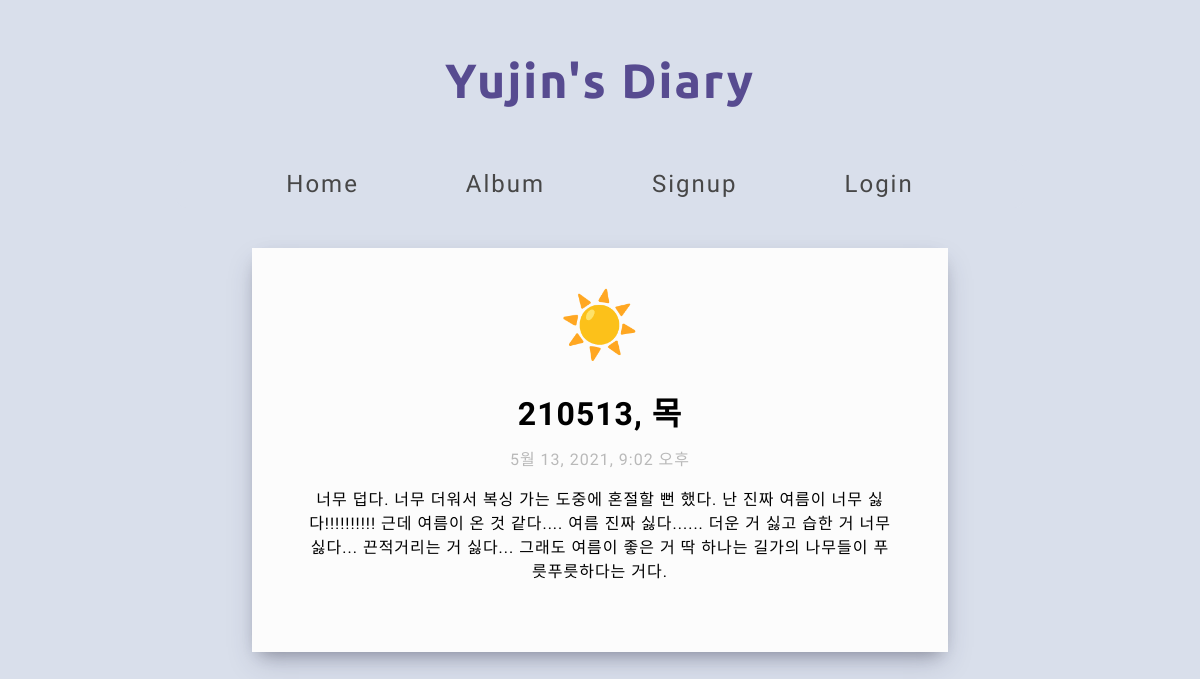
The app's page /diary/2 with its own data.
### diaryapp/models.py (models this page shows, shortened)
class Diary(models.Model):
    title = models.CharField(max_length=200)
    created_at = models.DateTimeField('작성시간', default = timezone.now)
    weather = models.CharField(max_length=50, default="")
    body = models.TextField()
    image = models.ImageField(upload_to="diaryImg/", default="")

### diaryapp/views.py (the view)
# urls.py: path('diary/<int:diary_id>', diaryapp.views.detail, name="detail"),
def detail(request, diary_id):
    diary_detail = get_object_or_404(Diary, pk = diary_id)
    return render(request, 'detail.html', {'diary' : diary_detail})

### diaryapp/templates/detail.html (shortened to what this page needs)
<!DOCTYPE html>
<html>
  <head>
  </head>
  <body>
    {% extends 'base.html' %} {% block content %}
    <div class="post">
      <p id="weather">{{diary.weather}}</p>
      <h1>{{diary.title}}</h1>
      <p style="color: rgb(185, 185, 185)">{{diary.created_at}}</p>
      <p>{{diary.body}}</p>
    </div>
    {% endblock %}

### diaryapp/templates/detail.html (style rules this page uses)
* { text-align: center; background-color: #d9dfeb; font-family: "Nanum Gothic"; letter-spacing: 1px; }
.post { display: inline-block; border: 2px solid #fcfcfc; background-color: #fcfcfc; line-height: 1.5em; width: 50%; height: 70%; margin: 0 auto; padding: 0px 50px 50px 50px; margin-top: 40px; box-shadow: 0 13px 27px -5px rgba(50, 50, 93, 0.25), 0 8px 16px -8px rgba(0, 0, 0, 0.3), 0 -6px 16px -6px rgba(0, 0, 0, 0.025); }
.post * { background-color: #fcfcfc; }
#weather { font-size: 4em; }

### diaryProject/templates/base.html (style rules this page uses)
* { font-family: "Nanum Gothic"; }

### records on screen
Diary: weather "☀️", title "210513, 목", created_at "5월 13, 2021, 9:02 오후", body "너무 덥다. 너무 더워서 복싱 가는 도중에 혼절할 뻔 했다. 난 진짜 여름이 너무 싫다!!!!!!!!!! 근데 여름이 온 것 같다.... 여름 진짜 싫다...... 더운 거 싫고 습한 거 너무 싫다... 끈적거리는 거 싫다... 그래도 여름이 좋은 거 딱 하나는 길가의 나무들이 푸릇푸릇하다는 거다."
